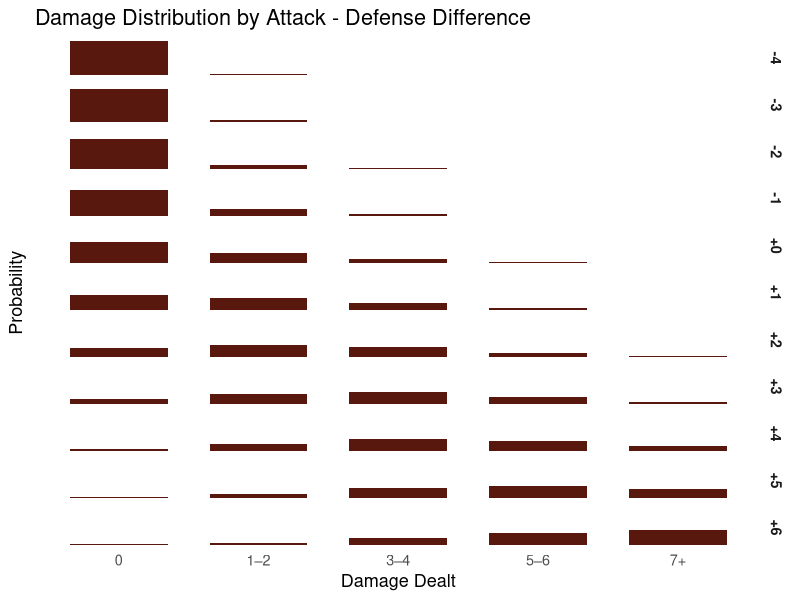

Generate this figure with R:
library(tidyverse)

# Base Fudge outcome distribution
no_outcomes <- 81
base_fudge <- tribble(
  ~outcome, ~probability,
  -4, 1/no_outcomes,
  -3, 4/no_outcomes,
  -2, 10/no_outcomes,
  -1, 16/no_outcomes,
  0, 19/no_outcomes,
  1, 16/no_outcomes,
  2, 10/no_outcomes,
  3, 4/no_outcomes,
  4, 1/no_outcomes
)

# Range of attacker skill levels relative to defender
skill_diffs <- -4:6

# Function to compute damage distribution
compute_damage_distribution <- function(skill_diff) {
  attacker_dist <- base_fudge %>%
    mutate(outcome = outcome + skill_diff) %>%
    rename(attacker = outcome, p_attacker = probability)
  
  defender_dist <- base_fudge %>%
    rename(defender = outcome, p_defender = probability)
  
  attacker_dist %>%
    crossing(defender_dist) %>%
    mutate(
      damage = pmax(0, attacker - defender),
      prob = p_attacker * p_defender
    ) %>%
    group_by(skill_diff = skill_diff, damage) %>%
    summarise(probability = sum(prob), .groups = "drop")
}

# Compute all distributions
all_distributions <- map_dfr(skill_diffs, compute_damage_distribution)

# Collapse damage ≥ 6 into "6+" and convert to percentage
collapsed_distributions <- all_distributions %>%
  mutate(
    damage = if_else(damage >= 7, "7+", as.character(damage)),
    probability = round(probability * 100, 1)
  ) %>%
  group_by(skill_diff, damage) %>%
  summarise(probability = sum(probability), .groups = "drop")

# Pivot to wide format
wide_table <- collapsed_distributions %>%
  pivot_wider(
    names_from = damage,
    values_from = probability,
    values_fill = 0
  ) %>%
  arrange(skill_diff)

# Print nicely
print(wide_table, n = Inf)



# Create DnD-style LaTeX table from your wide_table
format_dnd_table <- function(data) {
  # Ensure correct column order
  damage_columns <- c("0", "1", "2", "3", "4", "5", "6", "7+")
  data <- data %>%
    select(skill_diff, all_of(damage_columns))
  
  # Format header
  header <- paste0("    \\textbf{Attacker - Defender} & ", paste0("\\textbf{", damage_columns, "}", collapse = " & "), " \\\\")
  
  # Format rows
  body <- apply(data, 1, function(row) {
    skill_label <- sprintf("%+d", as.integer(row["skill_diff"]))
    values <- row[-1]
    formatted <- sapply(values, function(p) {
      if (p == 0) {
        "  -"
      } else {
        sprintf("%5.1f\\%%", as.numeric(p))
      }
    })
    paste0("    ", skill_label, " & ", paste(formatted, collapse = " & "), " \\\\")
  })
  
  # Combine into full LaTeX table
  table_code <- c(
    "\\begin{DndTable}[header=Damage probability by relative skill level]{lrrrrrrr}",
    header,
    "    \\hline",
    body,
    "\\end{DndTable}"
  )
  
  cat(paste(table_code, collapse = "\n"))
}

format_dnd_table(wide_table)




collapsed_distributions_grouped <- collapsed_distributions %>%
  mutate(
    damage_group = case_when(
      damage %in% c("1", "2") ~ "1–2",
      damage %in% c("3", "4") ~ "3–4",
      damage %in% c("5", "6") ~ "5–6",
      TRUE ~ as.character(damage)
    )
  ) %>%
  group_by(skill_diff, damage_group) %>%
  summarise(probability = sum(probability), .groups = "drop") %>%
  mutate(
    damage_group = factor(
      damage_group,
      levels = c("0", "1–2", "3–4", "5–6", "7+")
    ),
    skill_diff = factor(skill_diff, levels = sort(unique(as.numeric(as.character(skill_diff)))))
  )
collapsed_distributions_grouped <- collapsed_distributions_grouped %>%
  mutate(
    skill_diff_label = if_else(as.numeric(as.character(skill_diff)) >= 0,
                               paste0("+", as.character(skill_diff)),
                               as.character(skill_diff))
  )

# Get unique skill diffs and generate proper labels
skill_order <- sort(unique(as.numeric(as.character(collapsed_distributions_grouped$skill_diff))))
skill_labels <- ifelse(skill_order >= 0, paste0("+", skill_order), as.character(skill_order))

# Reassign labels with correct ordering
collapsed_distributions_grouped <- collapsed_distributions_grouped %>%
  mutate(
    skill_diff_label = factor(
      if_else(as.numeric(as.character(skill_diff)) >= 0,
              paste0("+", skill_diff),
              as.character(skill_diff)),
      levels = skill_labels
    )
  )


signed_labeller <- function(variable, value) {
  ifelse(value > 0, paste0("+", value), as.character(value))
}

ggplot(collapsed_distributions_grouped, aes(x = damage_group, y = probability, fill = I("#58180D"))) +
  geom_col(width = 0.7, show.legend = FALSE) +
  facet_grid(skill_diff_label ~ .) +
  labs(
    title = "Damage Distribution by Attack - Defense Difference",
    x = "Damage Dealt",
    y = "Probability"
  ) +
  theme_minimal(base_size = 13) +
  theme(
    panel.grid.major.x = element_blank(),
    panel.grid.major.y = element_blank(),
    panel.grid.minor.y = element_blank(),
    strip.text = element_text(face = "bold"),
    axis.ticks.y = element_blank(),
    axis.text.y = element_blank()
  )



prob_any_damage <- collapsed_distributions_grouped %>%
  group_by(skill_diff) %>%
  summarise(prob_damage = sum(probability[damage_group != "0"]))
prob_any_damage

damage_values <- c("0" = 0, "1–2" = 1.5, "3–4" = 3.5, "5–6" = 5.5, "7+" = 7)

expected_damage <- collapsed_distributions_grouped %>%
  mutate(damage_value = damage_values[as.character(damage_group)]) %>%
  group_by(skill_diff) %>%
  summarise(expected_damage = sum(probability * damage_value / 100))
expected_damage



